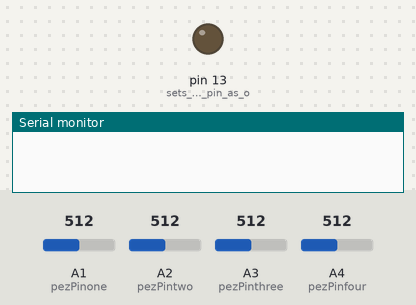
Bench run of a sketch on a simulated Arduino Uno, built with avr-gcc and run on an emulated ATmega328P. On the bench: output pins drawn as LEDs (lit = HIGH), the last lines printed to the serial monitor. The test bench sets the inputs (shaded band); at power-on: A1 (pezPinone) = 512, A2 (pezPintwo) = 512, A3 (pezPinthree) = 512, A4 (pezPinfour) = 512.

Above: at 1.2 s.
1.3 s: A1 (pezPinone) set to 843
2.8 s: A1 (pezPinone) set to 862
At 3.2 s:
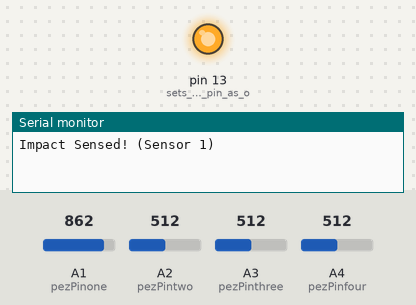
5.8 s: A1 (pezPinone) set to 840
At 6.7 s:
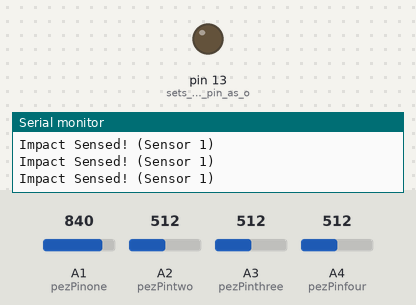
7.3 s: A1 (pezPinone) set to 860
At 7.8 s:
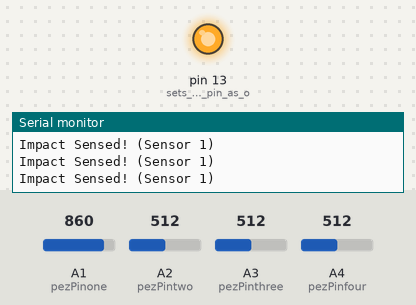
Timing chart, 0 to 10.3 s (numbered marks = the images above; inputs shaded):
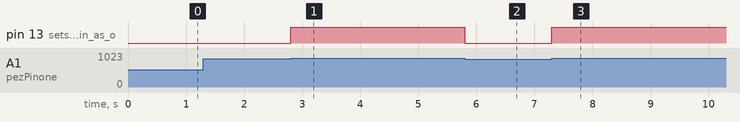

The sketch:

AnalogInOutSerial.ino
```cpp
int pezPinfive = 5;
int pezPinfour = 4;
int pezPinthree = 3;
int pezPintwo = 2;
int pezPinone = 1;
int pezPinzero = 0;
int f_cntr = 0;

void setup() {
  // put your setup code here, to run once:
  Serial.begin(9600);
  pinMode(13, OUTPUT);      // sets the digital pin as output

}

void loop() {
  // put your main code here, to run repeatedly:

  if (f_cntr == 0) {
    f_cntr = f_cntr + 1;
  }

// Analog pin A4
  int valfour = analogRead(pezPinfour);

if (valfour > 850) {
   Serial.println("Impact Sensed! (Sensor 4)");
   digitalWrite(13, HIGH);
   delay(1000);
   digitalWrite(13, LOW);
}

// Analog pin A3
  int valthree = analogRead(pezPinthree);

if (valthree > 850) {
   Serial.println("Impact Sensed! (Sensor 3)");
   digitalWrite(13, HIGH);
   delay(1000);
   digitalWrite(13, LOW);
}

// Analog pin A2
  int valtwo = analogRead(pezPintwo);

if (valtwo > 850) {
   Serial.println("Impact Sensed! (Sensor 2)");
   digitalWrite(13, HIGH);
   delay(1000);
   digitalWrite(13, LOW);
}

// Analog pin A1
  int valone = analogRead(pezPinone);

if (valone > 850) {
   Serial.println("Impact Sensed! (Sensor 1)");
   digitalWrite(13, HIGH);
   delay(1000);
   digitalWrite(13, LOW);
}

}
```

Measured:
- the behaviour switches between 850 and 851 on A1 (pezPinone) (found by bisection; images 0 and 1)
- after the input at 1.3 s, every drawn part: stays the same
- after the input at 2.8 s, pin 13 (sets_the_digital_pin_as_o): LOW → HIGH at once
- after the input at 5.8 s, pin 13 (sets_the_digital_pin_as_o): HIGH → LOW at once
- after the input at 7.3 s, pin 13 (sets_the_digital_pin_as_o): LOW → HIGH at once
